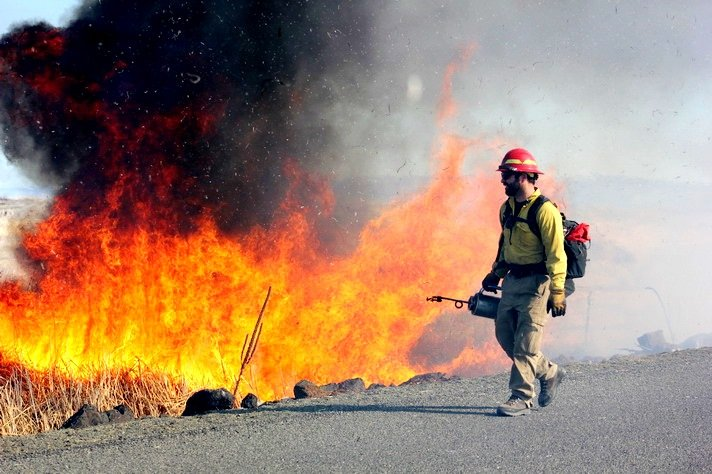
#> input picture service/public/samples/flame-front.jpg, 712 x 474 px
$ python -i smoke_flow.py   (imports and definitions only)
#> lines starting #> are read from the running program, lines starting #| are printed output that depends on the picture; after the words box and inside, x2 and y2 are one past the last pixel; in counts of white or black regions, pixels touching at a corner belong together
#> further down, picture is the input picture: shape (474, 712, 3); mean B, G, R 108.4, 128.9, 157.8
import cv2
import numpy as np


def smoke_pixel_segmentation(image):
    hsv_im = cv2.cvtColor(image, cv2.COLOR_BGR2HSV)
#> hsv_im: shape (474, 712, 3); mean H, S, V 69.6, 99.7, 162.8
    lower_bound = np.array([0, 50, 0], dtype=np.uint8)
    upper_bound = np.array([180, 200, 255], dtype=np.uint8)

    mask = cv2.inRange(hsv_im, lower_bound, upper_bound)
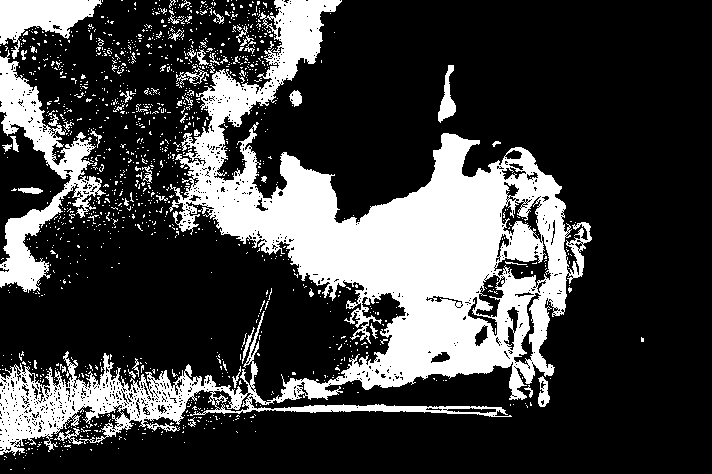
#> mask: shape (474, 712); 25.3% white; 1352 white regions (1294 under 20 px), largest, box (x1, y1, x2, y2) and area: (0, 0, 592, 456) 68024, (0, 50, 106, 293) 7251, (0, 0, 102, 59) 2932
    invert_mask = cv2.bitwise_not(mask)

    kernel = np.ones((3, 3), np.uint8)
    eroded_mask = cv2.erode(invert_mask, kernel, iterations=1)
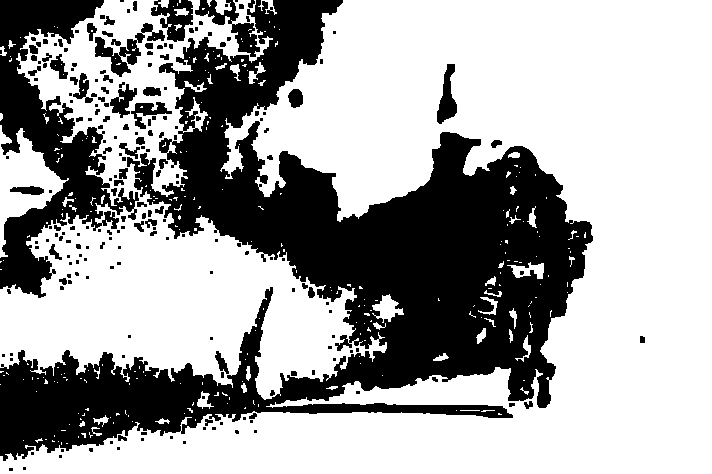
#> eroded_mask: shape (474, 712); 64.6% white; 216 black regions (133 under 20 px), largest, box (x1, y1, x2, y2) and area: (0, 0, 593, 461) 93750, (0, 0, 139, 298) 15507, (195, 0, 260, 57) 1145
    smoke_mask = cv2.dilate(eroded_mask, kernel, iterations=1)
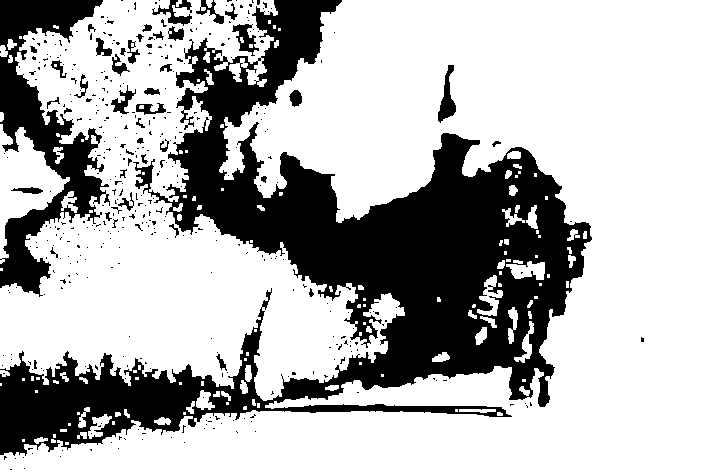
#> smoke_mask: shape (474, 712); 70.8% white; 419 black regions (374 under 20 px), largest, box (x1, y1, x2, y2) and area: (0, 0, 592, 456) 80937, (0, 0, 110, 297) 12348, (438, 65, 456, 123) 484
    return smoke_mask


# [62 lines left out: functions mean_flow_angle, push_direction, smoke_flow, not called in this run]

>>> import cv2
>>> picture = cv2.imread('../service/public/samples/flame-front.jpg')
>>> result = smoke_pixel_segmentation(picture)

$ run again, on service/public/samples/forest-burn.jpg
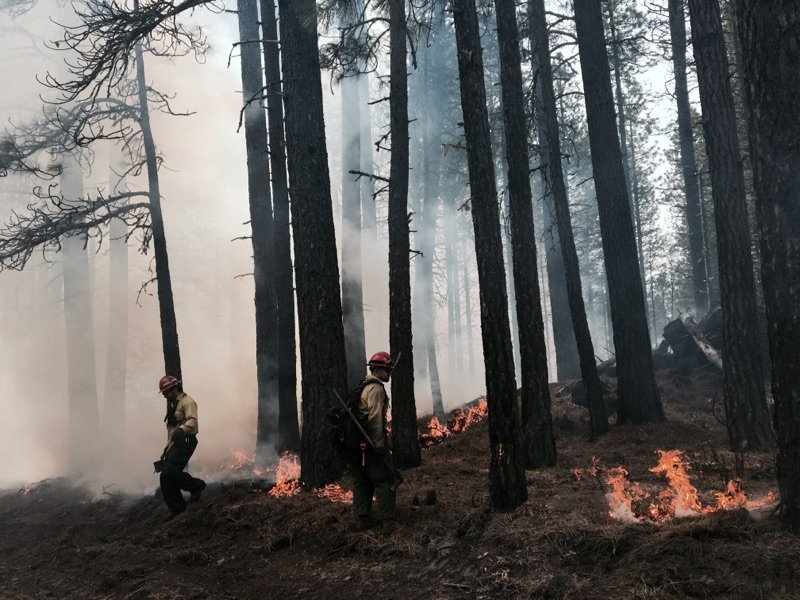
#> input picture service/public/samples/forest-burn.jpg, 800 x 600 px
#> picture is the input picture: shape (600, 800, 3); mean B, G, R 93.3, 94.4, 95.7
#> hsv_im: shape (600, 800, 3); mean H, S, V 57, 43.9, 100.8
#> in smoke_pixel_segmentation, `mask = cv2.inRange(hsv_im, lower_bound, upper_bound)`:
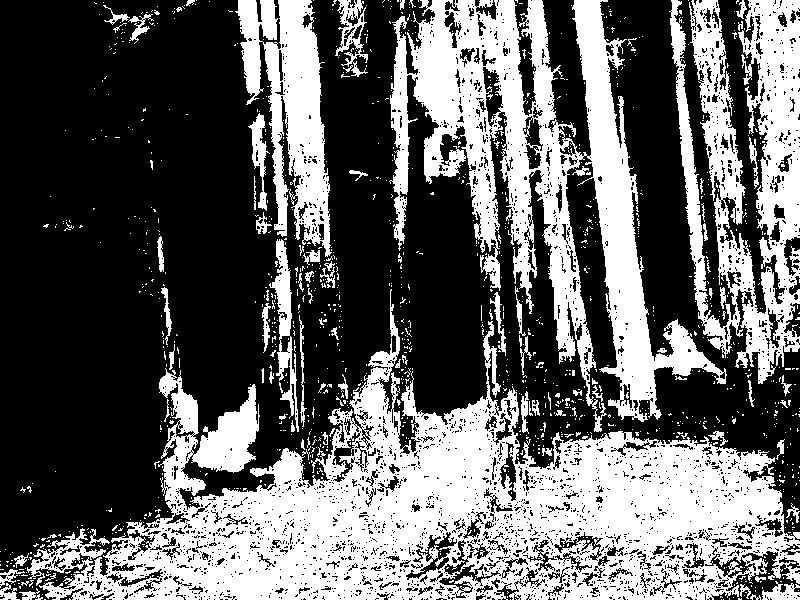
#> mask: shape (600, 800); 39% white; 1258 white regions (1166 under 20 px), largest, box (x1, y1, x2, y2) and area: (27, 289, 800, 600) 92295, (389, 0, 727, 432) 45088, (669, 0, 800, 384) 24298
#> eroded_mask: shape (600, 800); 48% white; 742 white regions (625 under 20 px), largest, box (x1, y1, x2, y2) and area: (0, 0, 498, 571) 169735, (591, 0, 800, 516) 28481, (492, 142, 594, 467) 9083
#> in smoke_pixel_segmentation, `smoke_mask = cv2.dilate(eroded_mask, kernel, iterations=1)`:
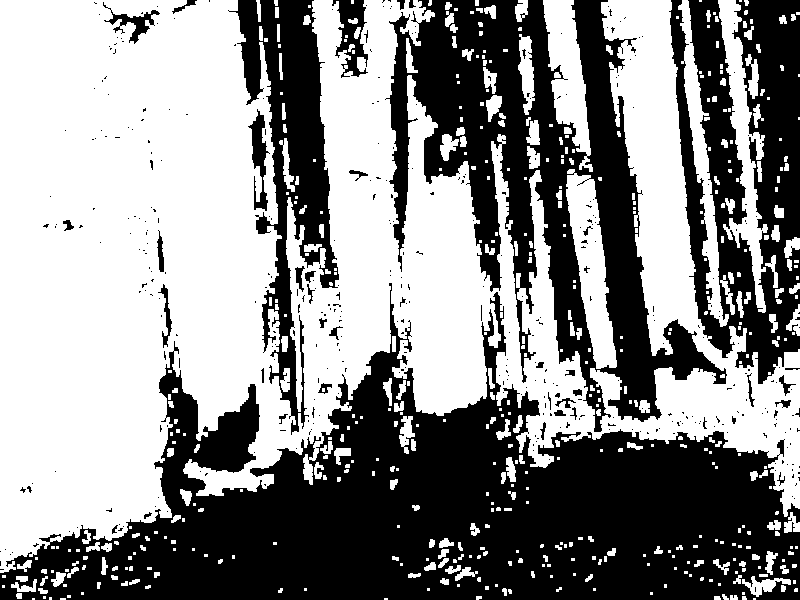
#> smoke_mask: shape (600, 800); 55.1% white; 408 black regions (366 under 20 px), largest, box (x1, y1, x2, y2) and area: (0, 283, 800, 600) 112919, (385, 0, 727, 432) 50777, (669, 0, 800, 384) 28727

$ run again, on service/public/samples/smoke-line.jpg
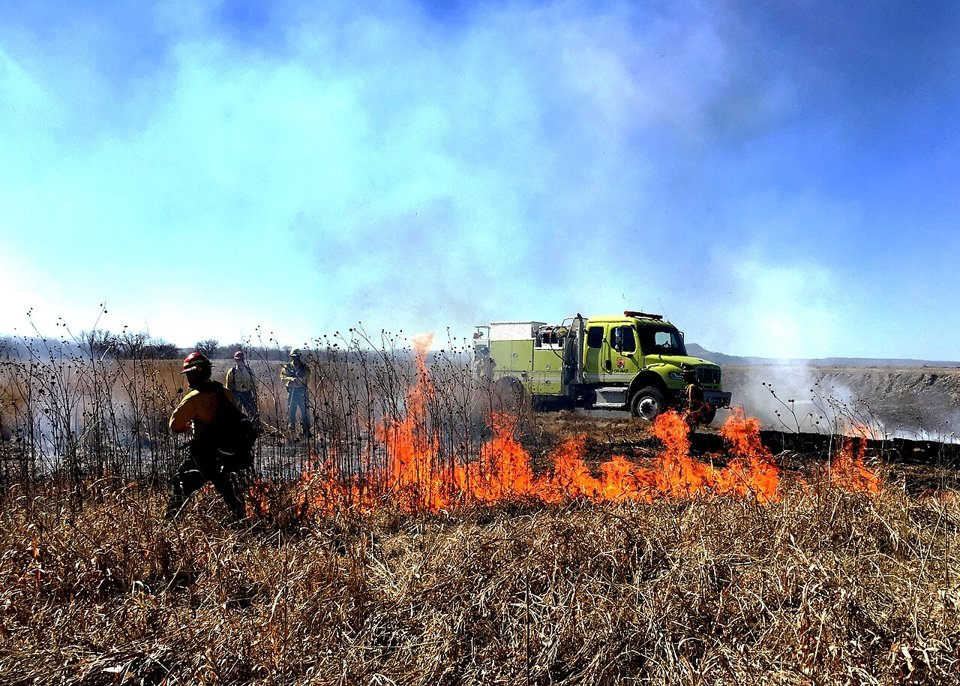
#> input picture service/public/samples/smoke-line.jpg, 960 x 686 px
#> picture is the input picture: shape (686, 960, 3); mean B, G, R 158.8, 145.4, 129.6
#> hsv_im: shape (686, 960, 3); mean H, S, V 65.7, 107.6, 177.7
#> in smoke_pixel_segmentation, `mask = cv2.inRange(hsv_im, lower_bound, upper_bound)`:
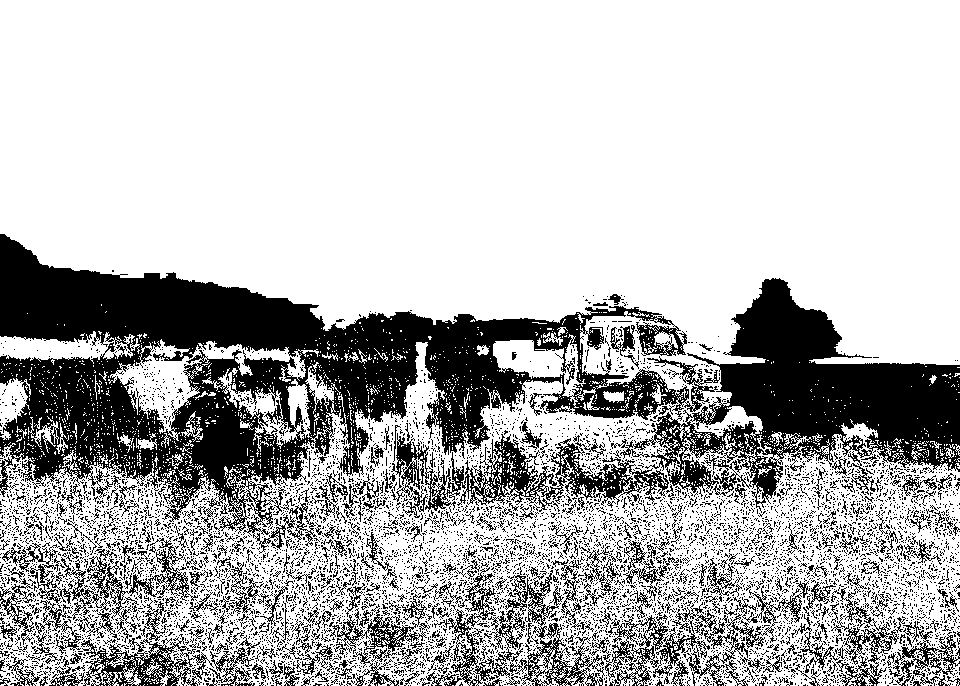
#> mask: shape (686, 960); 72.9% white; 7239 black regions (6879 under 20 px), largest, box (x1, y1, x2, y2) and area: (0, 234, 960, 554) 106449, (391, 433, 669, 518) 7213, (426, 567, 605, 686) 5265
#> eroded_mask: shape (686, 960); 10.5% white; 837 white regions (757 under 20 px), largest, box (x1, y1, x2, y2) and area: (0, 235, 562, 445) 31232, (721, 280, 960, 445) 20182, (0, 357, 143, 463) 4770
#> in smoke_pixel_segmentation, `smoke_mask = cv2.dilate(eroded_mask, kernel, iterations=1)`:
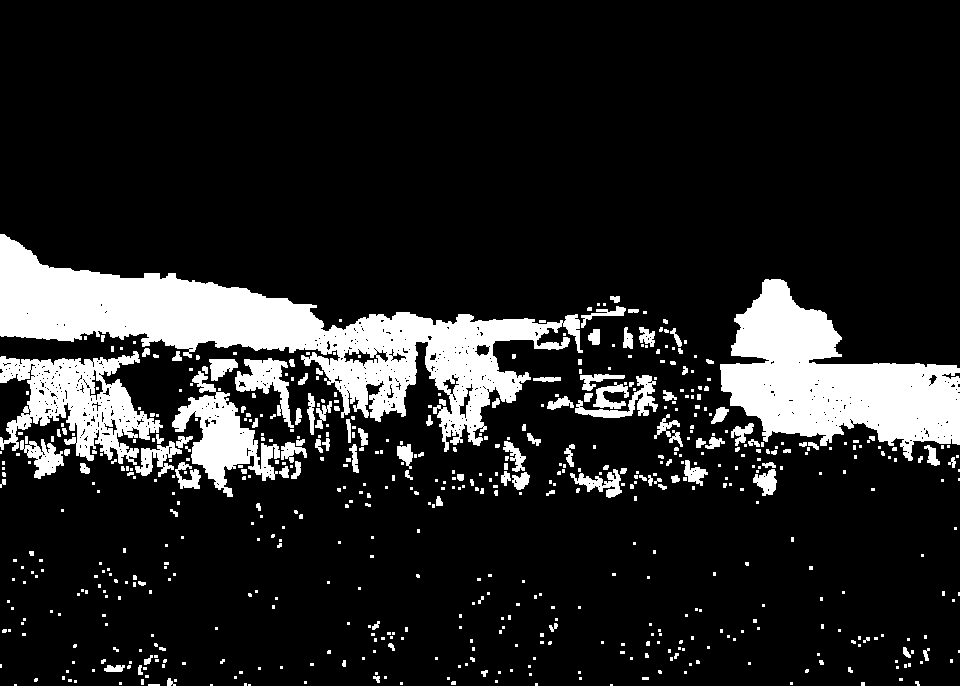
#> smoke_mask: shape (686, 960); 14.2% white; 603 white regions (463 under 20 px), largest, box (x1, y1, x2, y2) and area: (0, 234, 583, 452) 36974, (720, 279, 960, 461) 22169, (0, 351, 163, 465) 8803
